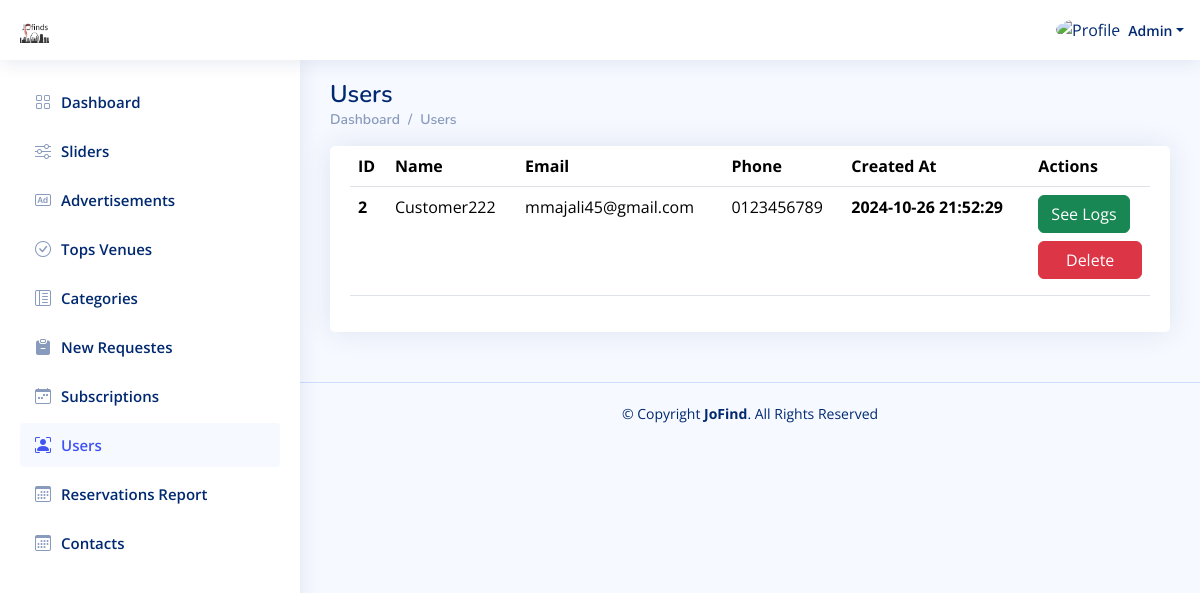
Page /Admin_Dashboard/Users.php (signed in) on the committed database.
### tables this page shows
CREATE TABLE `users` (
  `id` int(11) NOT NULL,
  `type_id` int(11) NOT NULL,
  `name` varchar(250) NOT NULL,
  `email` varchar(250) NOT NULL,
  `password` varchar(250) NOT NULL,
  `phone` varchar(250) NOT NULL,
  `image` varchar(250) DEFAULT NULL,
  `active` int(11) NOT NULL DEFAULT 1,
  `created_at` timestamp NOT NULL DEFAULT current_timestamp()
);

### Admin_Dashboard/Users.php (the view, shortened to what this page needs)
<?php
include "../Connect.php";
$A_ID = $_SESSION['A_Log'];
if (!$A_ID) {
    echo '<script language="JavaScript">
     document.location="../Login.php";
    </script>';
} else {
    $sql1 = mysqli_query($con, "select * from users where id='$A_ID'");
    $row1 = mysqli_fetch_array($sql1);
    $name = $row1['name'];
}
?>
<!DOCTYPE html>
<html lang="en">
  <head>
    <link
      href="../assets/vendor/bootstrap/css/bootstrap.min.css"
      rel="stylesheet"
    />
    <link
      href="../assets/vendor/bootstrap-icons/bootstrap-icons.css"
      rel="stylesheet"
    />
    <link href="../assets/vendor/boxicons/css/boxicons.min.css" rel="stylesheet" />
    <link href="../assets/vendor/quill/quill.snow.css" rel="stylesheet" />
    <link href="../assets/vendor/quill/quill.bubble.css" rel="stylesheet" />
    <link href="../assets/vendor/remixicon/remixicon.css" rel="stylesheet" />
    <link href="../assets/vendor/simple-datatables/style.css" rel="stylesheet" />
    <link href="../assets/css/style.css" rel="stylesheet" />
  </head>
  <body>
    <header id="header" class="header fixed-top d-flex align-items-center">
      <div class="d-flex align-items-center justify-content-between">
        <a href="index.php" class="logo d-flex align-items-center">
          <img src="../assets/img/Logo.png" alt="" />
        </a>
      </div>
      <nav class="header-nav ms-auto">
        <ul class="d-flex align-items-center">
          <li class="nav-item dropdown pe-3">
            <a
              class="nav-link nav-profile d-flex align-items-center pe-0"
              href="#"
              data-bs-toggle="dropdown"
            >
              <img
                src="https://www.computerhope.com/jargon/g/guest-user.png"
                alt="Profile"
                class="rounded-circle"
              />
              <span class="d-none d-md-block dropdown-toggle ps-2"><?php echo $name ?></span> </a
            >
          </li>
        </ul>
      </nav>
    </header>
    <?php require './Aside-Nav/Aside.php'?>
    <main id="main" class="main">
      <div class="pagetitle">
        <h1>Users</h1>
        <nav>
          <ol class="breadcrumb">
            <li class="breadcrumb-item"><a href="index.php">Dashboard</a></li>
            <li class="breadcrumb-item">Users</li>
          </ol>
        </nav>
      </div>
      <section class="section">
        <div class="row">
          <div class="col-lg-12">
            <div class="card">
              <div class="card-body">
                <table class="table datatable">
                  <thead>
                    <tr>
                      <th scope="col">ID</th>
                      <th scope="col">Name</th>
                      <th scope="col">Email</th>
                      <th scope="col">Phone</th>
                      <th scope="col">Created At</th>
                      <th scope="col">Actions</th>
                    </tr>
                  </thead>
                  <tbody>
                  <?php
$sql1 = mysqli_query($con, "SELECT * from users WHERE id != 1 ORDER BY id DESC");
while ($row1 = mysqli_fetch_array($sql1)) {
    $user_id = $row1['id'];
    $user_name = $row1['name'];
    $user_email = $row1['email'];
    $user_phone = $row1['phone'];
    $active = $row1['active'];
    $created_at = $row1['created_at'];
    ?>
                    <tr>
                      <th scope="row"><?php echo $user_id ?></th>
                      <td scope="row"><?php echo $user_name ?></td>
                      <td scope="row"><?php echo $user_email ?></td>
                      <td scope="row"><?php echo $user_phone ?></td>
                      <th scope="row"><?php echo $created_at ?></th>
                      <td>
                        <a href="./Cookies.php?user_id=<?php echo $user_id ?>" class="btn btn-success mb-2">See Logs</a>
                        <div class="d-flex flex-column">
                        <?php if ($active == 1) {?>
<a href="./DeleteOrRestoreUser.php?user_id=<?php echo $user_id ?>&isActive=<?php echo 0 ?>" class="btn btn-danger mb-2">Delete</a>
<?php } else {?>
  <a href="./DeleteOrRestoreUser.php?user_id=<?php echo $user_id ?>&isActive=<?php echo 1 ?>" class="btn btn-primary mb-2">Restore</a>
<?php }?>
                        </div>
                      </td>
                    </tr>
<?php
}?>
                  </tbody>
                </table>
              </div>
            </div>
          </div>
        </div>
      </section>
    </main>
    <footer id="footer" class="footer">
      <div class="copyright">
        &copy; Copyright <strong><span>JoFind</span></strong
        >. All Rights Reserved
      </div>
    </footer>
  </body>
</html>

### assets/css/style.css (style rules this page uses)
:root { scroll-behavior: smooth; }
body { font-family: "Open Sans", sans-serif; background: #f6f9ff; color: #444444; }
a { color: #4154f1; text-decoration: none; }
h1, h2, h3, h4, h5, h6 { font-family: "Nunito", sans-serif; }
#main { margin-top: 60px; padding: 20px 30px; transition: all 0.3s; }
.pagetitle { margin-bottom: 10px; }
.pagetitle h1 { font-size: 24px; margin-bottom: 0; font-weight: 600; color: #012970; }
.card { margin-bottom: 30px; border: none; border-radius: 5px; box-shadow: 0px 0 30px rgba(1, 41, 112, 0.1); }
.card-body { padding: 0 20px 20px 20px; }
.breadcrumb { font-size: 14px; font-family: "Nunito", sans-serif; color: #899bbd; font-weight: 600; }
.breadcrumb a { color: #899bbd; transition: 0.3s; }
.breadcrumb .breadcrumb-item::before { color: #899bbd; }
.logo { line-height: 1; }
@media (min-width: 1200px) { .logo { width: 280px; } }
.logo img { max-height: 26px; margin-right: 6px; }
.header { transition: all 0.5s; z-index: 997; height: 60px; box-shadow: 0px 2px 20px rgba(1, 41, 112, 0.1); background-color: #fff; padding-left: 20px; }
.header-nav ul { list-style: none; }
.header-nav>ul { margin: 0; padding: 0; }
.header-nav .nav-profile { color: #012970; }
.header-nav .nav-profile img { max-height: 36px; }
.header-nav .nav-profile span { font-size: 14px; font-weight: 600; }
@media (min-width: 1200px) { #main, #footer { margin-left: 300px; } }
.footer { padding: 20px 0; font-size: 14px; transition: all 0.3s; border-top: 1px solid #cddfff; }
.footer .copyright { text-align: center; color: #012970; }

### rows in the picture
users: name "Admin"
users: id "2", name "Customer222", email "mmajali45@gmail.com", phone "0123456789", created_at "2024-10-26 21:52:29"
